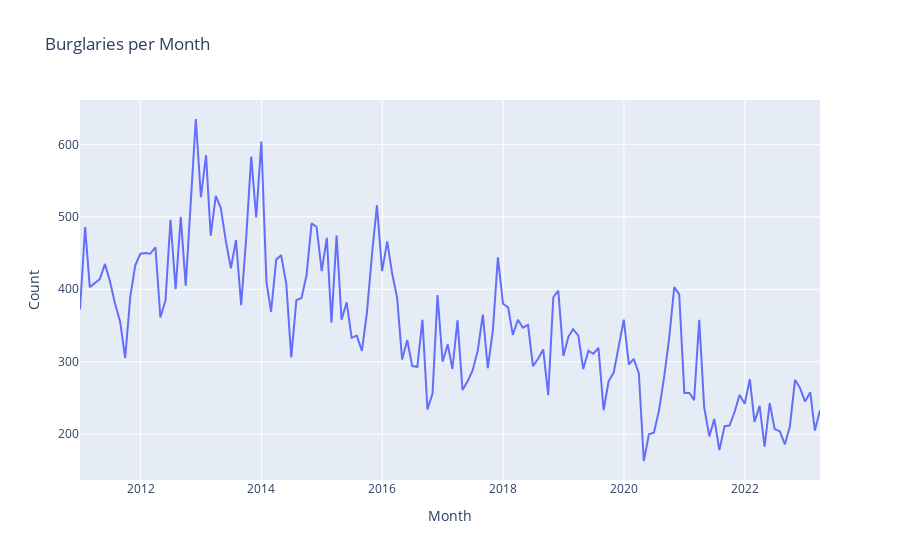

The code cell stored with this chart in its notebook:
### Code cell
# convert the date column to a datetime data type
burglary['Month'] = pd.to_datetime(burglary['Month'])

# count the occurrences of the value column per month
counts = burglary.groupby(pd.Grouper(key='Month', freq='M'))['Crime type'].apply(lambda x: x.value_counts().get('Burglary', 0))

fig = go.Figure(data=[go.Scatter(x=counts.index, y=counts.values, mode='lines')])

# add labels and title
fig.update_layout(xaxis_title='Month', yaxis_title='Count', title='Burglaries per Month')

# show the plot
fig.show()

### Figure 1 — Plotly figure (JSON) as saved in the notebook; plotly's stock layout.template omitted (floating-point values rounded to 4 significant figures; data arrays with more than 128 entries replaced by an {"elided": "..."} marker saying what was removed)
{"data": [{"mode": "lines", "type": "scatter", "x": {"elided": "148 str values"}, "y": {"elided": "148 int values"}}], "layout": {"title": {"text": "Burglaries per Month"}, "xaxis": {"title": {"text": "Month"}}, "yaxis": {"title": {"text": "Count"}}}}
